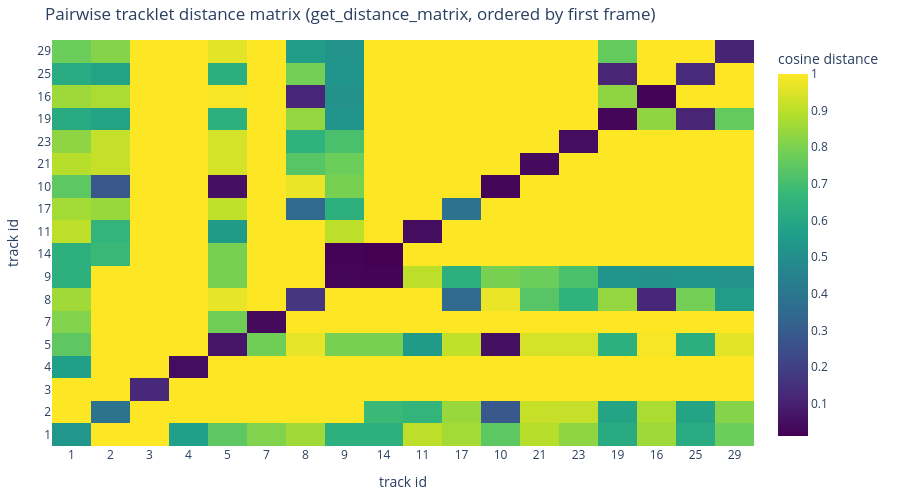

Notebook code cell kept with this figure:
### Code cell
# --- heatmap: full pairwise tracklet distance matrix
from gta_link_vendor import get_distance_matrix

dist_matrix, matrix_track_ids = get_distance_matrix(tracklets)

# get_distance_matrix orders ids by `tracklets.keys()` (dict insertion order
# = first-seen order in the tracking loop above). Check whether that already
# coincides with ordering by first frame (`min(t.times)`) rather than assume
# it -- tracklet ids are only ever created the first time a track is
# confirmed, so in principle it should, but confirm rather than assume.
order_by_first_frame = sorted(matrix_track_ids, key=lambda tid: min(tracklets[tid].times))
if order_by_first_frame == matrix_track_ids:
    print("get_distance_matrix id order already matches first-frame order -- no reordering needed")
    ordered_ids = matrix_track_ids
    ordered_matrix = dist_matrix
else:
    print("get_distance_matrix id order did NOT match first-frame order -- reordering")
    ordered_ids = order_by_first_frame
    reindex = [matrix_track_ids.index(tid) for tid in ordered_ids]
    ordered_matrix = dist_matrix[np.ix_(reindex, reindex)]

fig = go.Figure(
    data=go.Heatmap(
        z=ordered_matrix,
        x=[str(tid) for tid in ordered_ids],
        y=[str(tid) for tid in ordered_ids],
        colorscale="Viridis",
        colorbar=dict(title="cosine distance"),
    )
)
fig.update_layout(
    title="Pairwise tracklet distance matrix (get_distance_matrix, ordered by first frame)",
    xaxis_title="track id",
    yaxis_title="track id",
    height=500,
    margin=dict(l=40, r=20, t=40, b=40),
)
fig.show()

### Figure 1 — Plotly figure (JSON) as saved in the notebook; plotly's stock layout.template omitted (floating-point values rounded to 4 significant figures; data arrays with more than 128 entries replaced by an {"elided": "..."} marker saying what was removed)
{"data": [{"colorbar": {"title": {"text": "cosine distance"}}, "colorscale": [[0, "#440154"], [0.1111, "#482878"], [0.2222, "#3e4989"], [0.3333, "#31688e"], [0.4444, "#26828e"], [0.5556, "#1f9e89"], [0.6667, "#35b779"], [0.7778, "#6ece58"], [0.8889, "#b5de2b"], [1, "#fde725"]], "type": "heatmap", "x": ["1", "2", "3", "4", "5", "7", "8", "9", "14", "11", "17", "10", "21", "23", "19", "16", "25", "29"], "y": ["1", "2", "3", "4", "5", "7", "8", "9", "14", "11", "17", "10", "21", "23", "19", "16", "25", "29"], "z": {"elided": "18x18 float values"}}], "layout": {"height": 500, "margin": {"b": 40, "l": 40, "r": 20, "t": 40}, "title": {"text": "Pairwise tracklet distance matrix (get_distance_matrix, ordered by first frame)"}, "xaxis": {"title": {"text": "track id"}}, "yaxis": {"title": {"text": "track id"}}}}
